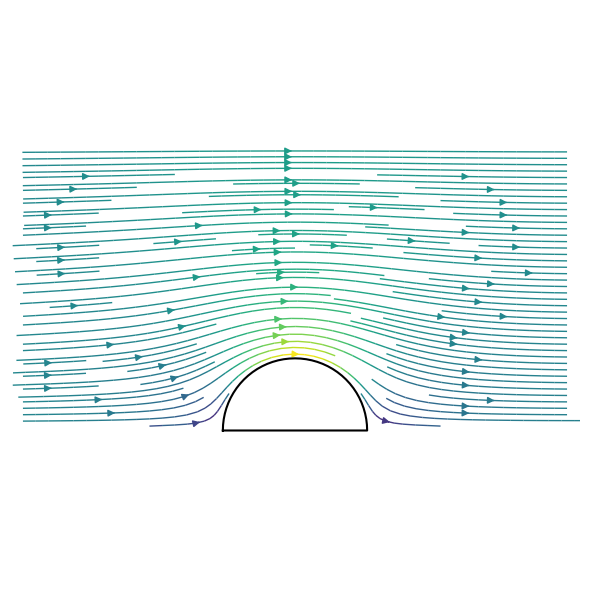
#> input picture openfoam/flowfield.png, 590 x 590 px
$ python image_color_inverter.py ../openfoam/flowfield.png
#> lines starting #> are read from the running program, lines starting #| are printed output that depends on the picture
import subprocess
import sys
import os
import argparse

# Install Pillow
subprocess.check_call([sys.executable, "-m", "pip", "install", "Pillow"])
#> (this line was passed over: subprocess is not available in this run)

from PIL import Image, ImageOps


def main():
    parser = argparse.ArgumentParser(description='Invert image colors to create negative effect')
    parser.add_argument('input_file', help='Path to the input image file')
    parser.add_argument('-o', '--output-dir', default='./',
                        help='Output directory for inverted image (default: ./)')

    args = parser.parse_args()

    # Debug: print current working directory and its contents
    print(f"Current working directory: {os.getcwd()}")
    print(f"Received input_file argument: {args.input_file}")

    # Expand user path if provided
    input_file = os.path.expanduser(args.input_file)
    print(f"Absolute input_file: {os.path.abspath(input_file)}")

    if not os.path.exists(input_file):
        print(f"Error: Image file not found at: {input_file}")
        sys.exit(1)

    # Create output directory if it doesn't exist
    os.makedirs(args.output_dir, exist_ok=True)

    # Open the image
    try:
        img = Image.open(input_file)
#> img is the input picture: PIL image 590x590 RGBA; mean R, G, B, A 236.7, 245.4, 244.8, 255
        print(f"Successfully opened image: {input_file}")
        print(f"Original size: {img.size}, Mode: {img.mode}")
#| Original size: (590, 590), Mode: RGBA
    except Exception as e:
        print(f"Error opening image: {e}")
        sys.exit(1)

    # Get the base filename
    base_name = os.path.splitext(os.path.basename(input_file))[0]
    extension = os.path.splitext(input_file)[1]

    output_filename = f"{base_name}_inverted{extension}"
    output_path = os.path.join(args.output_dir, output_filename)

    # Invert colors
    try:
        # Convert to RGB if needed (ImageOps.invert requires RGB or L mode)
        if img.mode == 'RGBA':
            # For RGBA images, preserve alpha channel
            r, g, b, a = img.split()
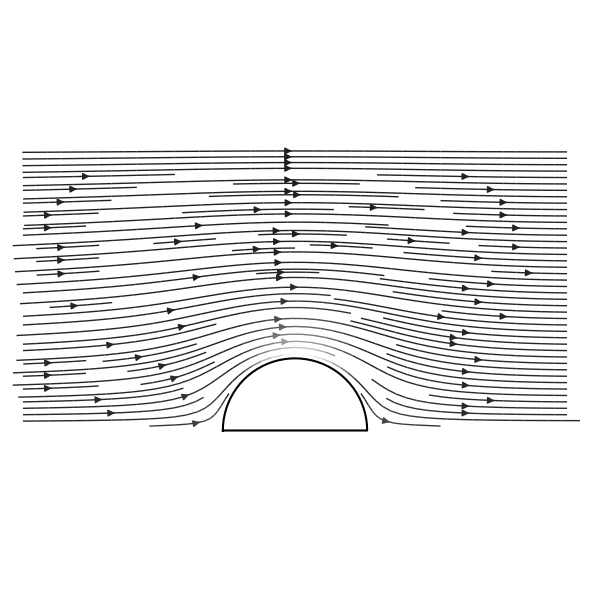
#> r: PIL image 590x590 L; min 0, max 255, mean 236.7
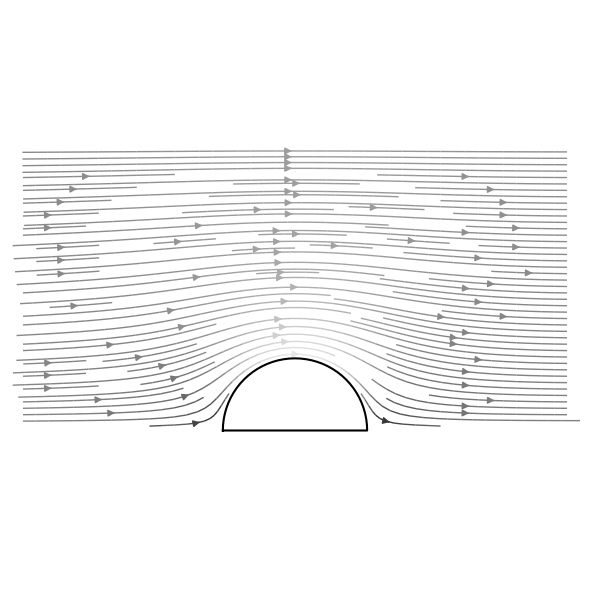
#> g: PIL image 590x590 L; min 0, max 255, mean 245.4
#> a: PIL image 590x590 L; every value is 255
            rgb_img = Image.merge('RGB', (r, g, b))
            inverted_rgb = ImageOps.invert(rgb_img)
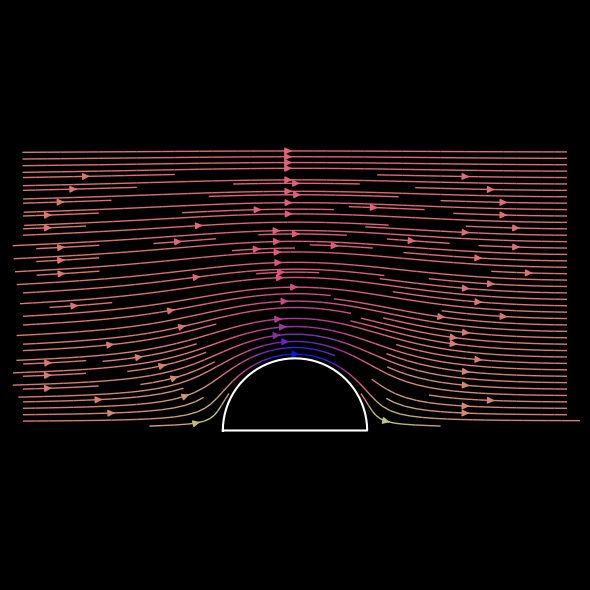
#> inverted_rgb: PIL image 590x590 RGB; mean R, G, B 18.3, 9.6, 10.2
            inverted_img = Image.merge('RGBA', (*inverted_rgb.split(), a))
        elif img.mode in ['RGB', 'L']:
            inverted_img = ImageOps.invert(img)
        else:
            # Convert other modes to RGB first
            rgb_img = img.convert('RGB')
            inverted_img = ImageOps.invert(rgb_img)

        print(f"Successfully inverted image colors")
        print(f"Created negative effect")

        # Save with appropriate quality settings
        save_kwargs = {}
        if extension.lower() in ['.jpg', '.jpeg']:
            # Convert to RGB if RGBA (JPEG doesn't support transparency)
            if inverted_img.mode == 'RGBA':
                rgb_img = Image.new('RGB', inverted_img.size, (255, 255, 255))
                rgb_img.paste(inverted_img, mask=inverted_img.split()[3])
                inverted_img = rgb_img
            save_kwargs['quality'] = 95
            save_kwargs['optimize'] = True

        inverted_img.save(output_path, **save_kwargs)
        print(f"Output saved to: {output_path}")
        print(f"Output file size: {os.path.getsize(output_path)} bytes")
    except Exception as e:
        print(f"Error inverting colors: {e}")
        import traceback
        traceback.print_exc()
        sys.exit(1)

    print("\nColor inversion completed!")


if __name__ == "__main__":
    main()
